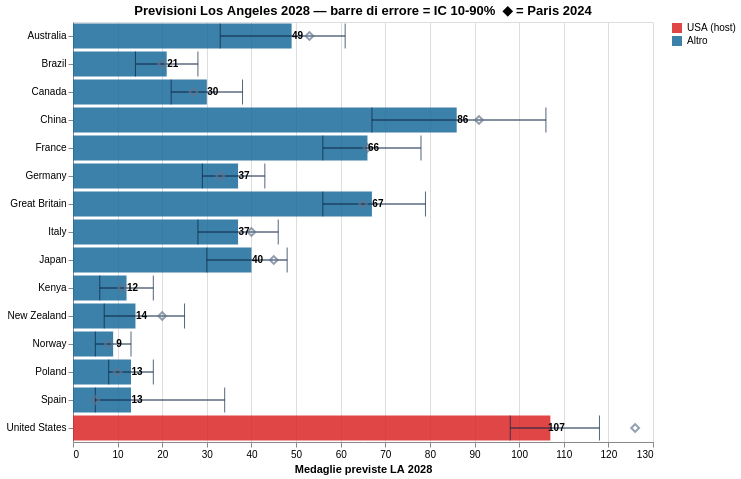

Source (notebook cell):
### Markdown cell above
## 7. Previsioni Los Angeles 2028

### Code cell
paris_2024 = {
    "United States":126,"Great Britain":65,"China":91,"Australia":53,
    "France":66,"Netherlands":34,"Germany":33,"Japan":45,"Italy":40,
    "Canada":27,"New Zealand":20,"South Korea":32,"Brazil":20,
    "Kenya":11,"Jamaica":9,"Cuba":6,"Norway":8,"Sweden":6,
    "Hungary":6,"Spain":5,"Poland":10,"Greece":4,"Ethiopia":5,
}

pred_rows = []
for country, prev_med in paris_2024.items():
    hist = df_imp[df_imp["country"]==country].sort_values("year")
    if hist.empty: continue
    last = hist.iloc[-1]
    recent = hist.tail(3)["NY.GDP.MKTP.CD"].dropna()
    g = np.clip(recent.pct_change().mean() if len(recent)>1 else 0.025, -0.05, 0.10)
    proj_gdp = last["NY.GDP.MKTP.CD"]*(1+g)**2
    proj_pop = last["SP.POP.TOTL"]*1.015
    pred_rows.append({
        "country":country,
        "log_gdp_total":np.log1p(proj_gdp),
        "log_pop":np.log1p(proj_pop),
        "log_gdp_pc":np.log1p(proj_gdp/proj_pop if proj_pop>0 else 0),
        "SP.DYN.LE00.IN":last["SP.DYN.LE00.IN"]+0.5,
        "SP.URB.TOTL.IN.ZS":min(last["SP.URB.TOTL.IN.ZS"]+0.5,100),
        "host":1 if country=="United States" else 0,
        "prev_medals":prev_med,
    })

pred_df = pd.DataFrame(pred_rows).dropna()
features = ["log_gdp_total","log_pop","log_gdp_pc","SP.DYN.LE00.IN","SP.URB.TOTL.IN.ZS","host","prev_medals"]

rf_f = RandomForestRegressor(n_estimators=300,max_depth=8,min_samples_leaf=5,random_state=42)
model_data = df_imp.dropna(subset=features+["total"]).copy()
model_data  = model_data[model_data["year"]<=2016]
rf_f.fit(model_data[features].values, model_data["total"].values)

pred_df["LA_2028"] = np.maximum(rf_f.predict(pred_df[features].values),0).round(0).astype(int)
trees_p = np.array([t.predict(pred_df[features].values) for t in rf_f.estimators_])
pred_df["ci_low"]  = np.percentile(trees_p,10,axis=0).clip(0).round(0).astype(int)
pred_df["ci_high"] = np.percentile(trees_p,90,axis=0).round(0).astype(int)
pred_df["Paris_2024"] = [paris_2024[c] for c in pred_df["country"]]
pred_df["is_usa"] = pred_df["country"].apply(lambda c: "USA (host)" if c=="United States" else "Altro")

top15 = pred_df.sort_values("LA_2028", ascending=False).head(15)

# Bar chart previsioni con errori
bars_pred = (
    alt.Chart(top15)
    .mark_bar(opacity=0.85)
    .encode(
        x=alt.X("LA_2028:Q", title="Medaglie previste LA 2028"),
        y=alt.Y("country:N", sort="-x", title=None),
        color=alt.Color("is_usa:N",
            scale=alt.Scale(domain=["USA (host)","Altro"], range=[RED,BLUE]),
            legend=alt.Legend(title="")),
        tooltip=["country:N",
                 alt.Tooltip("Paris_2024:Q", title="Paris 2024 (reale)"),
                 alt.Tooltip("LA_2028:Q", title="LA 2028 (prev.)"),
                 alt.Tooltip("ci_low:Q", title="CI 10%"),
                 alt.Tooltip("ci_high:Q", title="CI 90%")]
    )
)
# Punti Paris 2024 per confronto
dots_paris = (
    alt.Chart(top15)
    .mark_point(color=GRAY, size=60, shape="diamond", opacity=0.7)
    .encode(x="Paris_2024:Q", y=alt.Y("country:N", sort="-x"),
            tooltip=["country:N", alt.Tooltip("Paris_2024:Q", title="Paris 2024")])
)
# Error bars CI
errors_pred = (
    alt.Chart(top15)
    .mark_errorbar(color=NAVY, ticks=True)
    .encode(
        x=alt.X("ci_low:Q", title=""),
        x2="ci_high:Q",
        y=alt.Y("country:N", sort="-x")
    )
)
text_pred = (
    alt.Chart(top15)
    .mark_text(dx=6, fontSize=10, fontWeight="bold")
    .encode(x="LA_2028:Q", y=alt.Y("country:N", sort="-x"),
            text="LA_2028:Q")
)

(bars_pred + errors_pred + dots_paris + text_pred).properties(
    title="Previsioni Los Angeles 2028 — barre di errore = IC 10-90%  ◆ = Paris 2024",
    width=580, height=420
).display()

usa = pred_df[pred_df["country"]=="United States"].iloc[0]
print(f"USA (paese ospitante): {usa['LA_2028']} medaglie previste")
print(f"Paris 2024: {paris_2024['United States']} medaglie")
print(f"Effetto host stimato: +{usa['LA_2028']-paris_2024['United States']} medaglie")

### Figure 1 — Vega-Lite specification as saved in the notebook (floating-point values rounded to 4 significant figures)
{"config": {"view": {"continuousWidth": 300, "continuousHeight": 300}}, "layer": [{"mark": {"type": "bar", "opacity": 0.85}, "encoding": {"color": {"field": "is_usa", "legend": {"title": ""}, "scale": {"domain": ["USA (host)", "Altro"], "range": ["#DC2626", "#1A6B9A"]}, "type": "nominal"}, "tooltip": [{"field": "country", "type": "nominal"}, {"field": "Paris_2024", "title": "Paris 2024 (reale)", "type": "quantitative"}, {"field": "LA_2028", "title": "LA 2028 (prev.)", "type": "quantitative"}, {"field": "ci_low", "title": "CI 10%", "type": "quantitative"}, {"field": "ci_high", "title": "CI 90%", "type": "quantitative"}], "x": {"field": "LA_2028", "title": "Medaglie previste LA 2028", "type": "quantitative"}, "y": {"field": "country", "sort": "-x", "title": null, "type": "nominal"}}}, {"mark": {"type": "errorbar", "color": "#0A2342", "ticks": true}, "encoding": {"x": {"field": "ci_low", "title": "", "type": "quantitative"}, "x2": {"field": "ci_high"}, "y": {"field": "country", "sort": "-x", "type": "nominal"}}}, {"mark": {"type": "point", "color": "#64748B", "opacity": 0.7, "shape": "diamond", "size": 60}, "encoding": {"tooltip": [{"field": "country", "type": "nominal"}, {"field": "Paris_2024", "title": "Paris 2024", "type": "quantitative"}], "x": {"field": "Paris_2024", "type": "quantitative"}, "y": {"field": "country", "sort": "-x", "type": "nominal"}}}, {"mark": {"type": "text", "dx": 6, "fontSize": 10, "fontWeight": "bold"}, "encoding": {"text": {"field": "LA_2028", "type": "quantitative"}, "x": {"field": "LA_2028", "type": "quantitative"}, "y": {"field": "country", "sort": "-x", "type": "nominal"}}}], "data": {"name": "data-a8bff957651aa68e50d067d0b9312f5d"}, "height": 420, "title": "Previsioni Los Angeles 2028 — barre di errore = IC 10-90%  ◆ = Paris 2024", "width": 580, "$schema": "https://vega.github.io/schema/vega-lite/v6.1.0.json", "datasets": {"data-a8bff957651aa68e50d067d0b9312f5d": [{"country": "United States", "log_gdp_total": 30.82, "log_pop": 19.62, "log_gdp_pc": 11.2, "SP.DYN.LE00.IN": 79.13, "SP.URB.TOTL.IN.ZS": 80.83, "host": 1, "prev_medals": 126, "LA_2028": 107, "ci_low": 98, "ci_high": 118, "Paris_2024": 126, "is_usa": "USA (host)"}, {"country": "China", "log_gdp_total": 26.02, "log_pop": 20.69, "log_gdp_pc": 5.335, "SP.DYN.LE00.IN": 63.12, "SP.URB.TOTL.IN.ZS": 18.47, "host": 0, "prev_medals": 91, "LA_2028": 86, "ci_low": 67, "ci_high": 106, "Paris_2024": 91, "is_usa": "Altro"}, {"country": "Great Britain", "log_gdp_total": 28.72, "log_pop": 18.02, "log_gdp_pc": 10.7, "SP.DYN.LE00.IN": 81.76, "SP.URB.TOTL.IN.ZS": 82.84, "host": 0, "prev_medals": 65, "LA_2028": 67, "ci_low": 56, "ci_high": 79, "Paris_2024": 65, "is_usa": "Altro"}, {"country": "France", "log_gdp_total": 28.55, "log_pop": 18.04, "log_gdp_pc": 10.51, "SP.DYN.LE00.IN": 83.16, "SP.URB.TOTL.IN.ZS": 79.15, "host": 0, "prev_medals": 66, "LA_2028": 66, "ci_low": 56, "ci_high": 78, "Paris_2024": 66, "is_usa": "Altro"}, {"country": "Australia", "log_gdp_total": 28.12, "log_pop": 17.04, "log_gdp_pc": 11.08, "SP.DYN.LE00.IN": 83.15, "SP.URB.TOTL.IN.ZS": 87.67, "host": 0, "prev_medals": 53, "LA_2028": 49, "ci_low": 33, "ci_high": 61, "Paris_2024": 53, "is_usa": "Altro"}, {"country": "Japan", "log_gdp_total": 29.14, "log_pop": 18.67, "log_gdp_pc": 10.47, "SP.DYN.LE00.IN": 84.66, "SP.URB.TOTL.IN.ZS": 92.09, "host": 0, "prev_medals": 45, "LA_2028": 40, "ci_low": 30, "ci_high": 48, "Paris_2024": 45, "is_usa": "Altro"}, {"country": "Germany", "log_gdp_total": 29.02, "log_pop": 18.25, "log_gdp_pc": 10.78, "SP.DYN.LE00.IN": 81.54, "SP.URB.TOTL.IN.ZS": 81.57, "host": 0, "prev_medals": 33, "LA_2028": 37, "ci_low": 29, "ci_high": 43, "Paris_2024": 33, "is_usa": "Altro"}, {"country": "Italy", "log_gdp_total": 28.22, "log_pop": 17.92, "log_gdp_pc": 10.29, "SP.DYN.LE00.IN": 83.76, "SP.URB.TOTL.IN.ZS": 70.03, "host": 0, "prev_medals": 40, "LA_2028": 37, "ci_low": 28, "ci_high": 46, "Paris_2024": 40, "is_usa": "Altro"}, {"country": "Canada", "log_gdp_total": 28.19, "log_pop": 17.44, "log_gdp_pc": 10.76, "SP.DYN.LE00.IN": 82.43, "SP.URB.TOTL.IN.ZS": 82.0, "host": 0, "prev_medals": 27, "LA_2028": 30, "ci_low": 22, "ci_high": 38, "Paris_2024": 27, "is_usa": "Altro"}, {"country": "Brazil", "log_gdp_total": 28.23, "log_pop": 19.16, "log_gdp_pc": 9.079, "SP.DYN.LE00.IN": 75.98, "SP.URB.TOTL.IN.ZS": 86.82, "host": 0, "prev_medals": 20, "LA_2028": 21, "ci_low": 14, "ci_high": 28, "Paris_2024": 20, "is_usa": "Altro"}, {"country": "New Zealand", "log_gdp_total": 26.24, "log_pop": 15.41, "log_gdp_pc": 10.83, "SP.DYN.LE00.IN": 82.32, "SP.URB.TOTL.IN.ZS": 84.62, "host": 0, "prev_medals": 20, "LA_2028": 14, "ci_low": 7, "ci_high": 25, "Paris_2024": 20, "is_usa": "Altro"}, {"country": "Spain", "log_gdp_total": 27.83, "log_pop": 17.67, "log_gdp_pc": 10.15, "SP.DYN.LE00.IN": 83.97, "SP.URB.TOTL.IN.ZS": 80.01, "host": 0, "prev_medals": 5, "LA_2028": 13, "ci_low": 5, "ci_high": 34, "Paris_2024": 5, "is_usa": "Altro"}, {"country": "Poland", "log_gdp_total": 27.14, "log_pop": 17.47, "log_gdp_pc": 9.67, "SP.DYN.LE00.IN": 78.28, "SP.URB.TOTL.IN.ZS": 60.6, "host": 0, "prev_medals": 10, "LA_2028": 13, "ci_low": 8, "ci_high": 18, "Paris_2024": 10, "is_usa": "Altro"}, {"country": "Kenya", "log_gdp_total": 25.38, "log_pop": 17.74, "log_gdp_pc": 7.648, "SP.DYN.LE00.IN": 63.25, "SP.URB.TOTL.IN.ZS": 31.94, "host": 0, "prev_medals": 11, "LA_2028": 12, "ci_low": 6, "ci_high": 18, "Paris_2024": 11, "is_usa": "Altro"}, {"country": "Norway", "log_gdp_total": 26.65, "log_pop": 15.5, "log_gdp_pc": 11.15, "SP.DYN.LE00.IN": 83.18, "SP.URB.TOTL.IN.ZS": 82.6, "host": 0, "prev_medals": 8, "LA_2028": 9, "ci_low": 5, "ci_high": 13, "Paris_2024": 8, "is_usa": "Altro"}]}}
